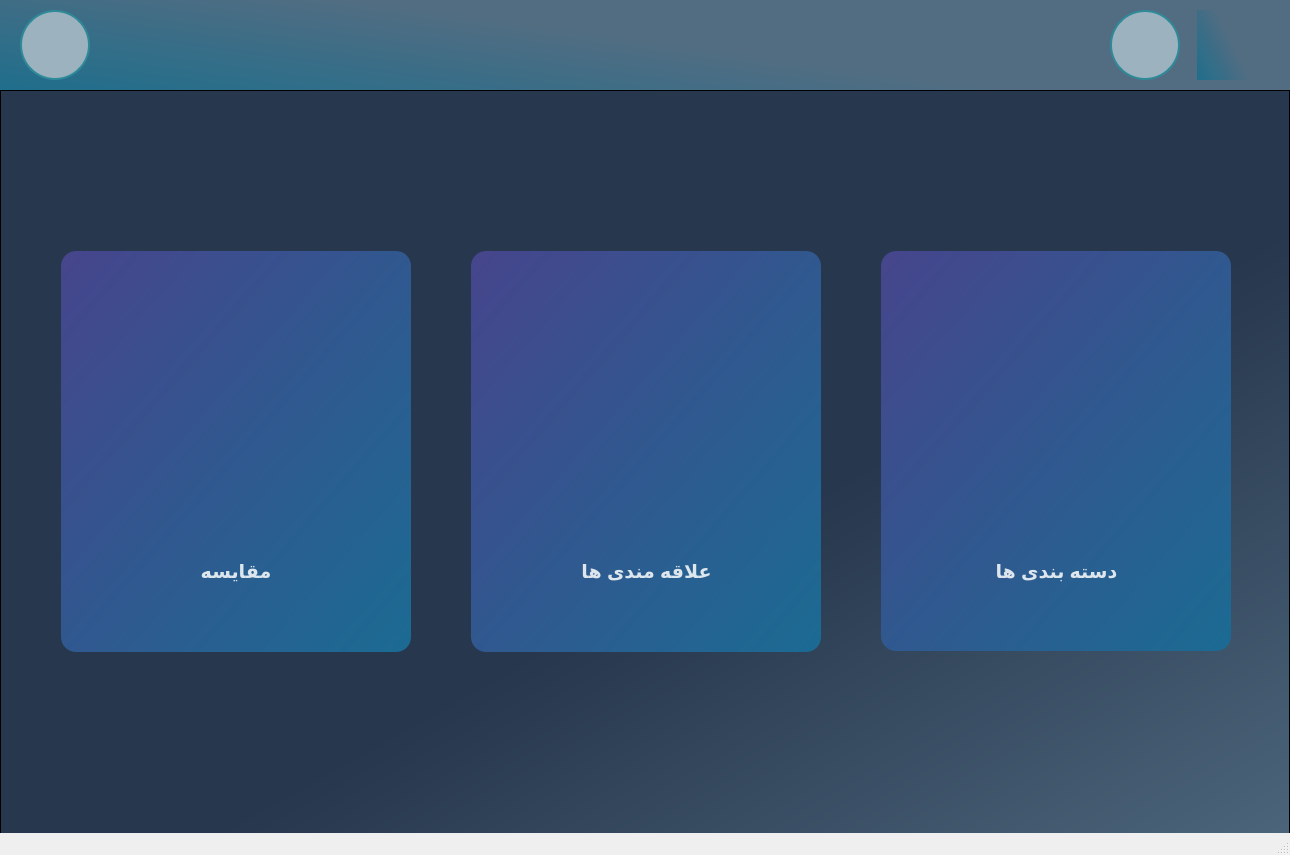
<?xml version="1.0" encoding="UTF-8"?>
<ui version="4.0">
 <class>MainWindow</class>
 <widget class="QMainWindow" name="MainWindow">
  <property name="geometry">
   <rect>
    <x>0</x>
    <y>0</y>
    <width>1290</width>
    <height>855</height>
   </rect>
  </property>
  <property name="font">
   <font>
    <pointsize>8</pointsize>
   </font>
  </property>
  <property name="windowTitle">
   <string>MainWindow</string>
  </property>
  <widget class="QWidget" name="centralwidget">
   <widget class="QWidget" name="widget" native="true">
    <property name="geometry">
     <rect>
      <x>0</x>
      <y>0</y>
      <width>1290</width>
      <height>90</height>
     </rect>
    </property>
    <property name="styleSheet">
     <string notr="true"> background-color: qlineargradient(spread:pad, x1:0.776, y1:0.614091, x2:0, y2:0.999682, stop:0.19403 rgba(82, 109, 130, 255), stop:1 rgba(31, 110, 140, 255))</string>
    </property>
    <widget class="QPushButton" name="profileInfoBtn">
     <property name="geometry">
      <rect>
       <x>20</x>
       <y>10</y>
       <width>70</width>
       <height>70</height>
      </rect>
     </property>
     <property name="styleSheet">
      <string notr="true">QPushButton{
	background-color: rgb(157, 178, 191);
	border-radius: 35px;
	border : 2px solid black;
	border-color: rgb(46, 138, 153);
}

QPushButton:hover{
	background-color: rgb(132, 167, 161);
	border : 3px solid black;
	border-color: rgb(100, 204, 197)
}
</string>
     </property>
     <property name="text">
      <string/>
     </property>
     <property name="icon">
      <iconset>
       <normaloff>profile.png</normaloff>profile.png</iconset>
     </property>
     <property name="iconSize">
      <size>
       <width>50</width>
       <height>50</height>
      </size>
     </property>
    </widget>
    <widget class="QPushButton" name="goHomeBtn">
     <property name="geometry">
      <rect>
       <x>1110</x>
       <y>10</y>
       <width>70</width>
       <height>70</height>
      </rect>
     </property>
     <property name="styleSheet">
      <string notr="true">QPushButton{
	background-color: rgb(157, 178, 191);
	border-radius: 35px;
	border : 2px solid black;
	border-color: rgb(46, 138, 153);
}

QPushButton:hover{
	background-color: rgb(132, 167, 161);
	border : 3px solid black;
	border-color: rgb(100, 204, 197)
}
</string>
     </property>
     <property name="text">
      <string/>
     </property>
     <property name="icon">
      <iconset>
       <normaloff>../../AP TorobApp/side programs/home.png</normaloff>../../AP TorobApp/side programs/home.png</iconset>
     </property>
     <property name="iconSize">
      <size>
       <width>50</width>
       <height>50</height>
      </size>
     </property>
    </widget>
    <widget class="QLabel" name="label_2">
     <property name="geometry">
      <rect>
       <x>1197</x>
       <y>10</y>
       <width>70</width>
       <height>70</height>
      </rect>
     </property>
     <property name="text">
      <string/>
     </property>
     <property name="pixmap">
      <pixmap>logo app.png</pixmap>
     </property>
     <property name="scaledContents">
      <bool>true</bool>
     </property>
    </widget>
   </widget>
   <widget class="QWidget" name="widget_2" native="true">
    <property name="geometry">
     <rect>
      <x>0</x>
      <y>90</y>
      <width>1290</width>
      <height>855</height>
     </rect>
    </property>
    <property name="styleSheet">
     <string notr="true">background-color: qlineargradient(spread:pad, x1:0.358, y1:0.244, x2:1, y2:1, stop:0.353234 rgba(39, 55, 77, 255), stop:1 rgba(82, 109, 130, 255))
</string>
    </property>
    <widget class="QScrollArea" name="scrollArea">
     <property name="geometry">
      <rect>
       <x>0</x>
       <y>0</y>
       <width>1290</width>
       <height>855</height>
      </rect>
     </property>
     <property name="widgetResizable">
      <bool>true</bool>
     </property>
     <widget class="QWidget" name="scrollAreaWidgetContents">
      <property name="geometry">
       <rect>
        <x>0</x>
        <y>0</y>
        <width>1288</width>
        <height>853</height>
       </rect>
      </property>
      <widget class="QWidget" name="widget_3" native="true">
       <property name="geometry">
        <rect>
         <x>880</x>
         <y>160</y>
         <width>350</width>
         <height>400</height>
        </rect>
       </property>
       <property name="styleSheet">
        <string notr="true">background-color: qlineargradient(spread:pad, x1:0, y1:0, x2:1, y2:1, stop:0 rgba(70, 69, 140, 255), stop:1 rgba(27, 107, 147, 255));
border-radius: 15px;</string>
       </property>
       <widget class="QLabel" name="label">
        <property name="geometry">
         <rect>
          <x>85</x>
          <y>80</y>
          <width>180</width>
          <height>150</height>
         </rect>
        </property>
        <property name="styleSheet">
         <string notr="true">background-color: rgba(0, 0, 0, 0);</string>
        </property>
        <property name="text">
         <string/>
        </property>
        <property name="pixmap">
         <pixmap>../../AP TorobApp/side programs/category.png</pixmap>
        </property>
        <property name="scaledContents">
         <bool>true</bool>
        </property>
       </widget>
       <widget class="QLabel" name="label_5">
        <property name="geometry">
         <rect>
          <x>70</x>
          <y>280</y>
          <width>211</width>
          <height>81</height>
         </rect>
        </property>
        <property name="font">
         <font>
          <pointsize>14</pointsize>
          <weight>75</weight>
          <bold>true</bold>
         </font>
        </property>
        <property name="styleSheet">
         <string notr="true">background-color: rgba(0, 0, 0, 0);
color: rgb(221, 230, 237);
</string>
        </property>
        <property name="text">
         <string>دسته بندی ها</string>
        </property>
        <property name="alignment">
         <set>Qt::AlignCenter</set>
        </property>
       </widget>
       <widget class="QPushButton" name="gotoCategoriesBtn">
        <property name="geometry">
         <rect>
          <x>0</x>
          <y>0</y>
          <width>350</width>
          <height>400</height>
         </rect>
        </property>
        <property name="styleSheet">
         <string notr="true">QPushButton{
	background-color: rgba(0, 0, 0, 0);
}

QPushButton:hover{
	background-color: rgb(0, 0, 0, 50);
	border-radius: 15px;
	border : 2px solid black;
	border-color: rgb(90, 150, 227);
}
</string>
        </property>
        <property name="text">
         <string/>
        </property>
       </widget>
      </widget>
      <widget class="QWidget" name="widget_4" native="true">
       <property name="geometry">
        <rect>
         <x>470</x>
         <y>160</y>
         <width>350</width>
         <height>401</height>
        </rect>
       </property>
       <property name="styleSheet">
        <string notr="true">background-color: qlineargradient(spread:pad, x1:0, y1:0, x2:1, y2:1, stop:0 rgba(70, 69, 140, 255), stop:1 rgba(27, 107, 147, 255));
border-radius: 15px;</string>
       </property>
       <widget class="QLabel" name="label_3">
        <property name="geometry">
         <rect>
          <x>85</x>
          <y>80</y>
          <width>180</width>
          <height>150</height>
         </rect>
        </property>
        <property name="styleSheet">
         <string notr="true">background-color: rgba(0, 0, 0, 0);</string>
        </property>
        <property name="text">
         <string/>
        </property>
        <property name="pixmap">
         <pixmap>../../AP TorobApp/side programs/heart_check.png</pixmap>
        </property>
        <property name="scaledContents">
         <bool>true</bool>
        </property>
       </widget>
       <widget class="QLabel" name="label_6">
        <property name="geometry">
         <rect>
          <x>70</x>
          <y>280</y>
          <width>211</width>
          <height>81</height>
         </rect>
        </property>
        <property name="font">
         <font>
          <pointsize>14</pointsize>
          <weight>75</weight>
          <bold>true</bold>
         </font>
        </property>
        <property name="styleSheet">
         <string notr="true">background-color: rgba(0, 0, 0, 0);
color: rgb(221, 230, 237);
</string>
        </property>
        <property name="text">
         <string>علاقه مندی ها</string>
        </property>
        <property name="alignment">
         <set>Qt::AlignCenter</set>
        </property>
       </widget>
       <widget class="QPushButton" name="gotoFavoriteBtn">
        <property name="geometry">
         <rect>
          <x>0</x>
          <y>0</y>
          <width>350</width>
          <height>400</height>
         </rect>
        </property>
        <property name="styleSheet">
         <string notr="true">QPushButton{
	background-color: rgba(0, 0, 0, 0);
}

QPushButton:hover{
	background-color: rgb(0, 0, 0, 50);
	border-radius: 15px;
	border : 2px solid black;
	border-color: rgb(90, 150, 227);
}
</string>
        </property>
        <property name="text">
         <string/>
        </property>
       </widget>
      </widget>
      <widget class="QWidget" name="widget_5" native="true">
       <property name="geometry">
        <rect>
         <x>60</x>
         <y>160</y>
         <width>350</width>
         <height>401</height>
        </rect>
       </property>
       <property name="styleSheet">
        <string notr="true">background-color: qlineargradient(spread:pad, x1:0, y1:0, x2:1, y2:1, stop:0 rgba(70, 69, 140, 255), stop:1 rgba(27, 107, 147, 255));
border-radius: 15px;</string>
       </property>
       <widget class="QLabel" name="label_4">
        <property name="geometry">
         <rect>
          <x>85</x>
          <y>80</y>
          <width>180</width>
          <height>150</height>
         </rect>
        </property>
        <property name="styleSheet">
         <string notr="true">background-color: rgba(0, 0, 0, 0);</string>
        </property>
        <property name="text">
         <string/>
        </property>
        <property name="pixmap">
         <pixmap>../../AP TorobApp/side programs/difference.png</pixmap>
        </property>
        <property name="scaledContents">
         <bool>true</bool>
        </property>
       </widget>
       <widget class="QLabel" name="label_7">
        <property name="geometry">
         <rect>
          <x>70</x>
          <y>280</y>
          <width>210</width>
          <height>80</height>
         </rect>
        </property>
        <property name="font">
         <font>
          <pointsize>14</pointsize>
          <weight>75</weight>
          <bold>true</bold>
         </font>
        </property>
        <property name="styleSheet">
         <string notr="true">background-color: rgba(0, 0, 0, 0);
color: rgb(221, 230, 237);
</string>
        </property>
        <property name="text">
         <string>مقایسه</string>
        </property>
        <property name="alignment">
         <set>Qt::AlignCenter</set>
        </property>
       </widget>
       <widget class="QPushButton" name="gotoCompareBtn">
        <property name="geometry">
         <rect>
          <x>0</x>
          <y>0</y>
          <width>350</width>
          <height>400</height>
         </rect>
        </property>
        <property name="styleSheet">
         <string notr="true">QPushButton{
	background-color: rgba(0, 0, 0, 0);
}

QPushButton:hover{
	background-color: rgb(0, 0, 0, 50);
	border-radius: 15px;
	border : 2px solid black;
	border-color: rgb(90, 150, 227);
}
</string>
        </property>
        <property name="text">
         <string/>
        </property>
       </widget>
      </widget>
     </widget>
    </widget>
   </widget>
  </widget>
  <widget class="QMenuBar" name="menubar">
   <property name="geometry">
    <rect>
     <x>0</x>
     <y>0</y>
     <width>1290</width>
     <height>23</height>
    </rect>
   </property>
  </widget>
  <widget class="QStatusBar" name="statusbar"/>
 </widget>
 <resources/>
 <connections/>
</ui>
